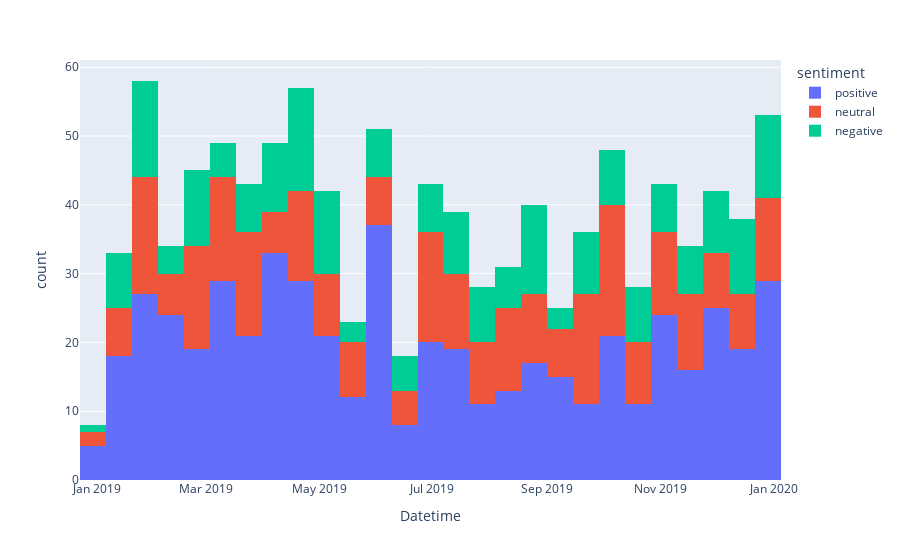

The notebook cell this image was saved under:
### Markdown cell above
With the final results. We are using ploty to show what kind of sentiment is applicable for the period we have defined earlier.

### Code cell
fig=px.histogram(text_col, x="Datetime",color="sentiment")
fig.show()

### Figure 1 — Plotly figure (JSON) as saved in the notebook; plotly's stock layout.template omitted (floating-point values rounded to 4 significant figures; data arrays with more than 128 entries replaced by an {"elided": "..."} marker saying what was removed)
{"data": [{"alignmentgroup": "True", "bingroup": "x", "hovertemplate": "sentiment=positive<br>Datetime=%{x}<br>count=%{y}<extra></extra>", "legendgroup": "positive", "marker": {"color": "#636efa", "pattern": {"shape": ""}}, "name": "positive", "offsetgroup": "positive", "orientation": "v", "showlegend": true, "type": "histogram", "x": {"elided": "534 str values"}, "xaxis": "x", "yaxis": "y"}, {"alignmentgroup": "True", "bingroup": "x", "hovertemplate": "sentiment=neutral<br>Datetime=%{x}<br>count=%{y}<extra></extra>", "legendgroup": "neutral", "marker": {"color": "#EF553B", "pattern": {"shape": ""}}, "name": "neutral", "offsetgroup": "neutral", "orientation": "v", "showlegend": true, "type": "histogram", "x": {"elided": "285 str values"}, "xaxis": "x", "yaxis": "y"}, {"alignmentgroup": "True", "bingroup": "x", "hovertemplate": "sentiment=negative<br>Datetime=%{x}<br>count=%{y}<extra></extra>", "legendgroup": "negative", "marker": {"color": "#00cc96", "pattern": {"shape": ""}}, "name": "negative", "offsetgroup": "negative", "orientation": "v", "showlegend": true, "type": "histogram", "x": {"elided": "219 str values"}, "xaxis": "x", "yaxis": "y"}], "layout": {"barmode": "relative", "legend": {"title": {"text": "sentiment"}, "tracegroupgap": 0}, "margin": {"t": 60}, "xaxis": {"anchor": "y", "domain": [0, 1], "title": {"text": "Datetime"}}, "yaxis": {"anchor": "x", "domain": [0, 1], "title": {"text": "count"}}}}
